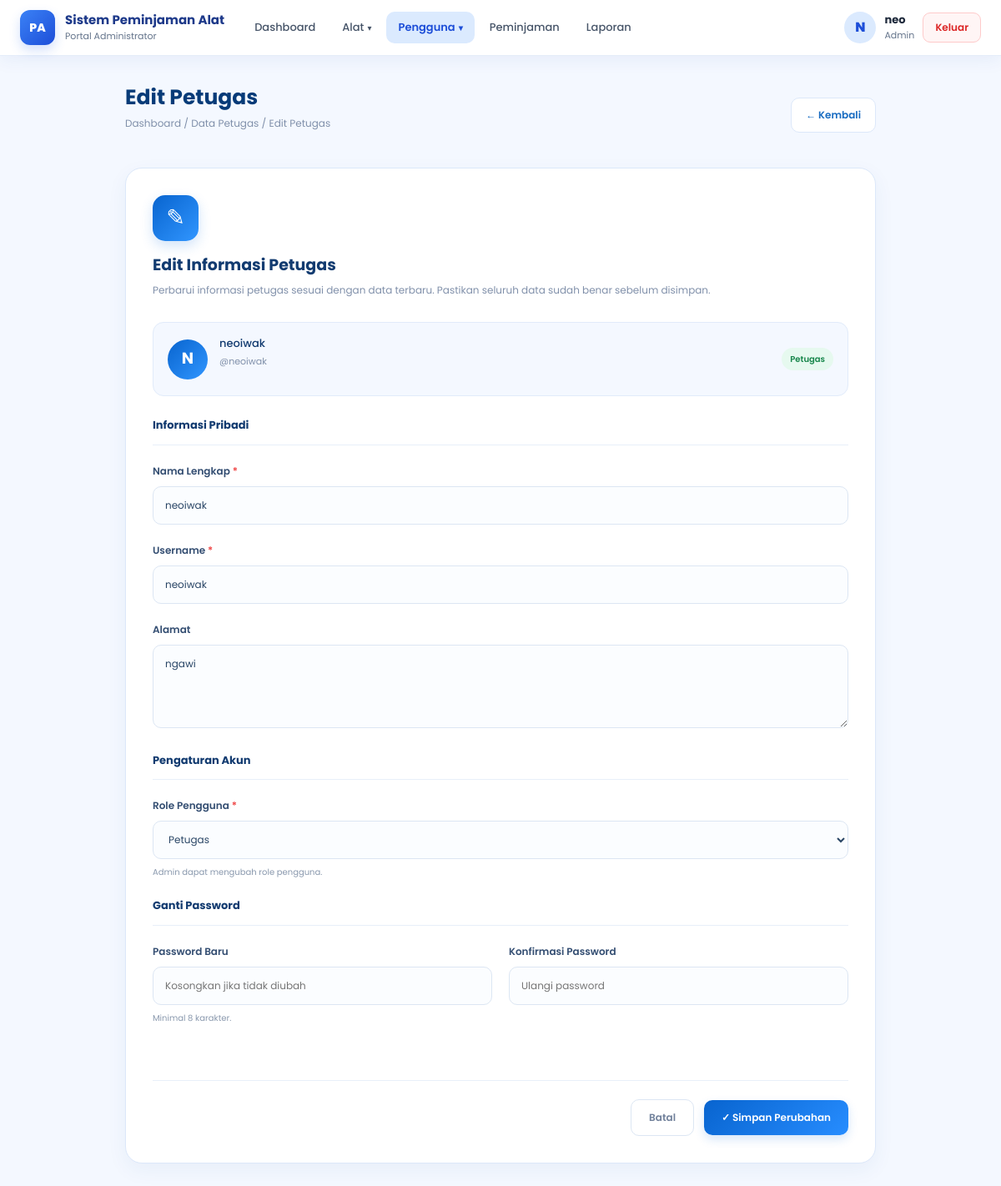
Screenshot of /admin/edit_petugas.php?id=9 (signed in) with the database file from the repository.
### tables this page shows
CREATE TABLE `users` (
  `id` int(11) NOT NULL,
  `username` varchar(50) NOT NULL,
  `nama_lengkap` varchar(100) NOT NULL,
  `alamat` varchar(225) NOT NULL,
  `password` varchar(255) NOT NULL,
  `role` enum('admin','petugas','peminjam') NOT NULL
);

### includes/auth.php (called while the page is built, shortened)
<?php
function e($v): string
{
    return htmlspecialchars((string)$v, ENT_QUOTES, 'UTF-8');
}
function auth_user(PDO $pdo): array
{
    static $user = null;
    if ($user !== null) {
        return $user;
    }
    $s = $pdo->prepare('SELECT id, username, nama_lengkap, role FROM users WHERE id = ?');
    $s->execute([$_SESSION['user_id']]);
    $user = $s->fetch();
    return $user;
}
function dashboard_url(string $role): string
{
    return match ($role) {
        'admin'   => 'dashboard_admin.php',
        'petugas' => 'status_peminjaman.php',
        default   => 'lihat_alat.php',
    };
}
function require_role(PDO $pdo, array $roles): array
{
    $u = auth_user($pdo);
    return $u;
}
function role_label(string $role): string
{
    return ['admin' => 'Admin', 'petugas' => 'Petugas', 'peminjam' => 'Peminjam'][$role] ?? ucfirst($role);
}

### admin/edit_petugas.php (the view, shortened to what this page needs)
<?php
require_once __DIR__ . '/../includes/auth.php';
$me = require_role($pdo, ['admin']);
$lockRole = 'petugas';
$tambah   = isset($_GET['tambah']);
$id       = (int)($_GET['id'] ?? 0);
$user     = null;
$self     = basename($_SERVER['SCRIPT_NAME']);
if (!$tambah) {
    $s = $pdo->prepare('SELECT id, username, nama_lengkap, alamat, role FROM users WHERE id = ?');
    $s->execute([$id]);
    $user = $s->fetch();
}
$form = [
    'nama_lengkap' => $user['nama_lengkap'] ?? '',
    'username'     => $user['username'] ?? '',
    'alamat'       => $user['alamat'] ?? '',
    'role'         => $user['role'] ?? $lockRole,
];
$jenis      = 'Petugas';
$judulHal   = ($tambah ? 'Tambah ' : 'Edit ') . $jenis;
$formAction = $self . ($tambah ? '?tambah=1' : '?id=' . $id);
$namaPreview = $form['nama_lengkap'] !== '' ? $form['nama_lengkap'] : 'Nama Petugas';
?>
<!DOCTYPE html>
<html lang="id">
<head>
    <link rel="stylesheet" href="../asset/css/bootstrap.css">
    <link rel="stylesheet" href="../asset/css/navbar.css">
</head>
<body>
<?php include __DIR__ . '/../includes/navbar.php'; ?>
<div class="nv-page">
<div class="container-page">
    <div class="header">
        <div>
            <h2><?= e($judulHal) ?></h2>
            <p>Dashboard / Data <?= e($jenis) ?> / <?= e($judulHal) ?></p>
        </div>
        <a href="daftar_user.php?role=petugas" class="btn-back">
            &larr; Kembali
        </a>
    </div>
    <div class="form-card">
        <div class="icon-box"><?= $tambah ? '+' : '&#9998;' ?></div>
        <h3><?= $tambah ? 'Tambah Petugas Baru' : 'Edit Informasi Petugas' ?></h3>
        <p class="subtitle">
            <?= $tambah
                ? 'Isi data akun petugas baru. Pastikan username unik dan password minimal 8 karakter.'
                : 'Perbarui informasi petugas sesuai dengan data terbaru. Pastikan seluruh data sudah benar sebelum disimpan.' ?>
        </p>
        <div class="account-info">
            <div class="avatar" id="avatar"><?= e(mb_strtoupper(mb_substr($namaPreview, 0, 1))) ?></div>
            <div>
                <h4 id="previewNama"><?= e($namaPreview) ?></h4>
                <p id="previewUser">@<?= e($form['username'] ?: 'username') ?></p>
            </div>
            <span class="account-badge"><?= e(role_label($form['role'])) ?></span>
        </div>
        <form id="formEditUser" method="post" action="<?= e($formAction) ?>">
            <div class="section-title">Informasi Pribadi</div>
            <div class="form-group">
                <label for="nama">Nama Lengkap <span class="required">*</span></label>
                <input type="text" id="nama" name="nama_lengkap"
                       class="form-control-custom"
                       value="<?= e($form['nama_lengkap']) ?>"
                       placeholder="Masukkan nama lengkap" maxlength="100" required>
            </div>
            <div class="form-group">
                <label for="username">Username <span class="required">*</span></label>
                <input type="text" id="username" name="username"
                       class="form-control-custom"
                       value="<?= e($form['username']) ?>"
                       placeholder="Masukkan username" maxlength="50" required>
            </div>
            <div class="form-group">
                <label for="alamat">Alamat</label>
                <textarea id="alamat" name="alamat" class="form-control-custom"
                          style="height:100px;padding-top:13px;resize:vertical"
                          maxlength="225"
                          placeholder="Masukkan alamat lengkap"><?= e($form['alamat']) ?></textarea>
            </div>
            <div class="section-title">Pengaturan Akun</div>
            <div class="form-group">
                <label for="role">Role Pengguna <span class="required">*</span></label>
                <select id="role" name="role" class="form-control-custom" required>
                    <option value="petugas" <?= $form['role'] === 'petugas' ? 'selected' : '' ?>>Petugas</option>
                </select>
                <p class="help-text">Admin dapat mengubah role pengguna.</p>
            </div>
            <div class="section-title"><?= $tambah ? 'Password' : 'Ganti Password' ?></div>
            <div class="form-row">
                <div class="form-group">
                    <label for="password">
                        Password <?= $tambah ? '<span class="required">*</span>' : 'Baru' ?>
                    </label>
                    <input type="password" id="password" name="password"
                           class="form-control-custom"
                           placeholder="<?= $tambah ? 'Minimal 8 karakter' : 'Kosongkan jika tidak diubah' ?>"
                           minlength="8" autocomplete="new-password"
                           <?= $tambah ? 'required' : '' ?>>
                    <p class="help-text">Minimal 8 karakter.</p>
                </div>
                <div class="form-group">
                    <label for="konfirmasi_password">Konfirmasi Password</label>
                    <input type="password" id="konfirmasi_password" name="konfirmasi_password"
                           class="form-control-custom"
                           placeholder="Ulangi password"
                           minlength="8" autocomplete="new-password">
                </div>
            </div>
            <div class="button-group">
                <a href="daftar_user.php?role=petugas"
                   class="btn-custom btn-cancel">Batal</a>
                <button type="submit" class="btn-custom btn-save">
                    &#10003; <?= $tambah ? 'Simpan Petugas' : 'Simpan Perubahan' ?>
                </button>
            </div>
        </form>
    </div>
</div>
</div>
</body>
</html>

### includes/navbar.php (shortened to what this page needs)
<?php
require_once __DIR__ . '/auth.php';
$nvUser  = auth_user($pdo);
$nvRole  = $nvUser['role'];
$nvAlias = ['edit_petugas.php' => 'daftar_user.php'];
$nvCur   = basename(parse_url($_SERVER['REQUEST_URI'], PHP_URL_PATH));
$nvCur   = $nvAlias[$nvCur] ?? $nvCur;
$nvMenus = match ($nvRole) {
    'admin' => [
        ['Dashboard', 'dashboard_admin.php'],
        ['Alat', null, [
            ['Lihat Alat', 'lihat_alat.php'],
            ['Tambah Alat', 'tambah_alat.php'],
            ['Edit Alat', 'edit_alat.php'],
            ['Hapus Alat', 'delete_alat.php'],
        ]],
        ['Pengguna', null, [
            ['Daftar User', 'daftar_user.php'],
            ['Tambah User', 'edit_user.php?tambah=1'],
            ['Daftar Petugas', 'daftar_user.php?role=petugas'],
        ]],
        ['Peminjaman', 'status_peminjaman.php'],
        ['Laporan', 'laporan.php'],
    ],
    'petugas' => [
        ['Peminjaman', 'status_peminjaman.php'],
        ['Lihat Alat', 'lihat_alat.php'],
        ['Laporan', 'laporan.php'],
    ],
    default => [
        ['Lihat Alat', 'lihat_alat.php'],
        ['Pinjam Alat', 'pinjam_alat.php'],
        ['Status Peminjaman', 'status_peminjaman.php'],
    ],
};
function nv_is_active(string $href, string $cur): bool
{
    return basename(parse_url($href, PHP_URL_PATH)) === $cur;
}
$nvInisial = mb_strtoupper(mb_substr($nvUser['nama_lengkap'] ?: $nvUser['username'], 0, 1));
$nvPortal  = ['admin' => 'Portal Administrator', 'petugas' => 'Portal Petugas', 'peminjam' => 'Portal Peminjam'][$nvRole] ?? '';
?>
<header class="nv">
    <div class="nv-inner">
        <a class="nv-brand" href="<?= e(dashboard_url($nvRole)) ?>">
            <span class="nv-logo">PA</span>
            <span class="nv-brandtext">
                <strong>Sistem Peminjaman Alat</strong>
                <small><?= e($nvPortal) ?></small>
            </span>
        </a>
        <div class="nv-collapse" id="nvCollapse">
            <nav class="nv-menu" aria-label="Menu utama">
                <?php foreach ($nvMenus as $m): ?>
                    <?php if (isset($m[2])): ?>
                        <?php
                        $groupActive = false;
                        foreach ($m[2] as $c) {
                            if (nv_is_active($c[1], $nvCur)) { $groupActive = true; }
                        }
                        ?>
                        <div class="nv-dd">
                            <button type="button"
                                    class="nv-link nv-dd-btn<?= $groupActive ? ' active' : '' ?>"
                                    aria-expanded="false">
                                <?= e($m[0]) ?> <span class="nv-caret">▾</span>
                            </button>
                        </div>
                    <?php else: ?>
                        <a class="nv-link<?= nv_is_active($m[1], $nvCur) ? ' active' : '' ?>"
                           href="<?= e($m[1]) ?>"><?= e($m[0]) ?></a>
                    <?php endif; ?>
                <?php endforeach; ?>
            </nav>
            <div class="nv-profile">
                <div class="nv-avatar"><?= e($nvInisial) ?></div>
                <div class="nv-info">
                    <strong><?= e($nvUser['nama_lengkap'] ?: $nvUser['username']) ?></strong>
                    <span><?= e(role_label($nvRole)) ?></span>
                </div>
                <a href="logout.php" class="nv-logout"
                   onclick="return confirm('Apakah kamu yakin ingin keluar?')">Keluar</a>
            </div>
        </div>
    </div>
</header>

### asset/css/navbar.css (style rules this page uses)
body { padding: 0 !important; }
.nv-page { padding: 35px 20px; }
.nv { position: sticky; top: 0; z-index: 1000; background: #fff; border-bottom: 1px solid #e5edf9; box-shadow: 0 4px 22px rgba(30, 64, 175, .07); font-family: inherit; }
.nv-inner { max-width: 1280px; margin: 0 auto; padding: 12px 24px; display: flex; align-items: center; gap: 22px; }
.nv-brand { display: flex; align-items: center; gap: 12px; text-decoration: none; flex-shrink: 0; }
.nv-logo { width: 42px; height: 42px; border-radius: 12px; display: grid; place-items: center; color: #fff; font-weight: 800; font-size: 14px; background: linear-gradient(135deg, #3b82f6, #1d4ed8); box-shadow: 0 6px 14px rgba(37, 99, 235, .2); }
.nv-brandtext strong { display: block; font-size: 15px; font-weight: 700; color: #1e3a8a; line-height: 1.2; }
.nv-brandtext small { display: block; font-size: 11px; color: #64748b; margin-top: 2px; }
.nv-collapse { flex: 1; display: flex; align-items: center; justify-content: space-between; gap: 20px; }
.nv-menu { display: flex; align-items: center; gap: 4px; flex-wrap: wrap; }
.nv-link { display: inline-flex; align-items: center; gap: 4px; padding: 9px 14px; border: 0; border-radius: 10px; background: transparent; color: #475569; font: inherit; font-size: 13px; font-weight: 500; text-decoration: none; cursor: pointer; transition: background .2s, color .2s; }
.nv-link.active { background: #dbeafe; color: #1d4ed8; font-weight: 600; }
.nv-caret { font-size: 10px; }
.nv-dd { position: relative; }
.nv-profile { display: flex; align-items: center; gap: 10px; flex-shrink: 0; }
.nv-avatar { width: 38px; height: 38px; border-radius: 50%; display: grid; place-items: center; background: #dbeafe; color: #1d4ed8; font-weight: 800; }
.nv-info strong { display: block; font-size: 13px; color: #1e293b; line-height: 1.2; }
.nv-info span { display: block; font-size: 11px; color: #64748b; margin-top: 2px; }
.nv-logout { padding: 8px 14px; border-radius: 9px; border: 1px solid #fecaca; background: #fff5f5; color: #dc2626; font-size: 12px; font-weight: 600; text-decoration: none; transition: background .2s; }

### rows the page displays
users: role "Portal Administrator", nama_lengkap "N", nama_lengkap "neo", role "Admin"
users: nama_lengkap "N", nama_lengkap "neoiwak", username "neoiwak", role "Petugas", alamat "ngawi"

### other values shown
$m[0] "Dashboard"
$m[0] "Alat"
$m[0] "Pengguna"
$m[0] "Peminjaman"
$m[0] "Laporan"
$judulHal "Edit Petugas"
$jenis "Petugas"
